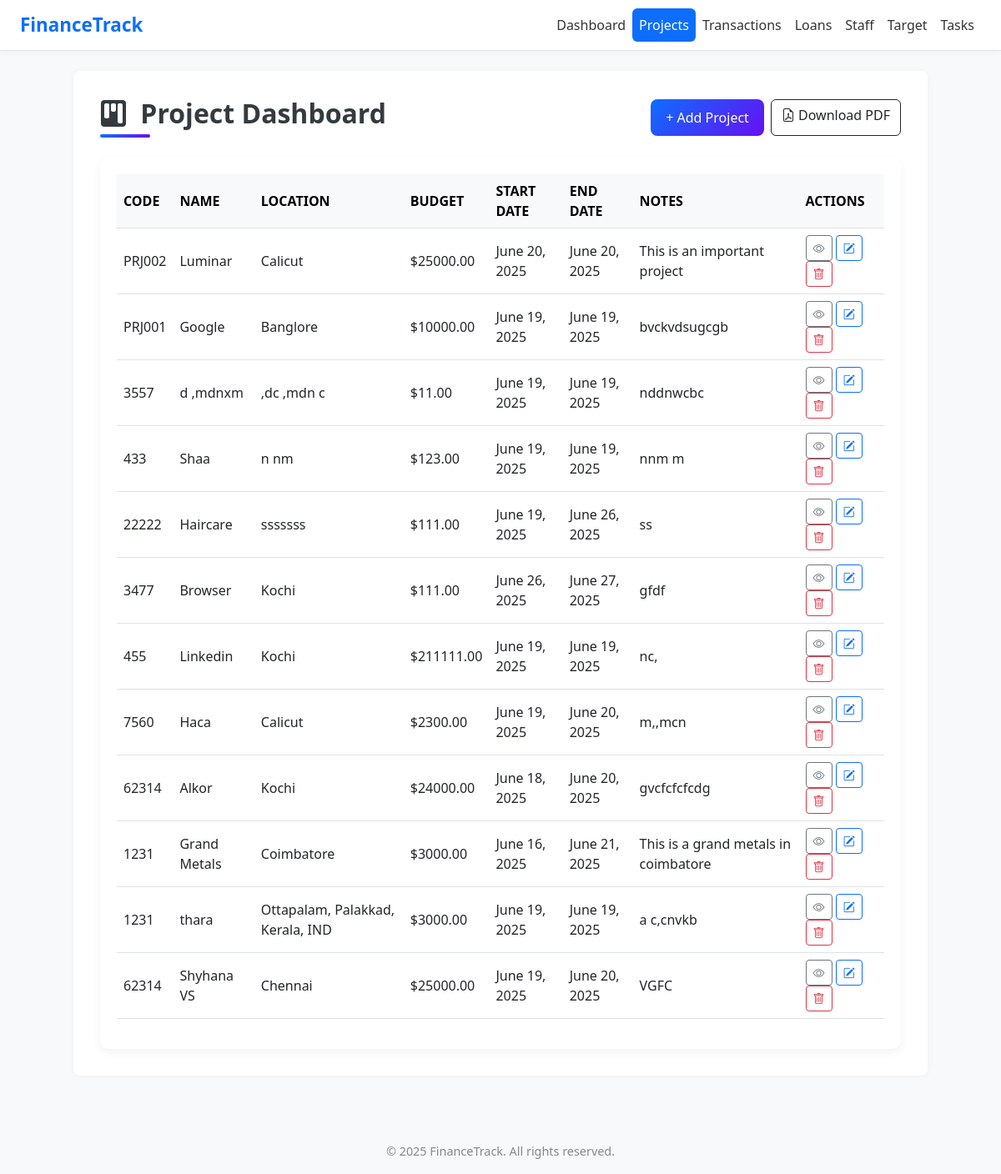
/projects/, run on the app's committed database.
### app1/models.py (models this page shows, shortened)
class Project(models.Model):
    code = models.CharField(max_length=20)
    name = models.CharField(max_length=100)
    location = models.CharField(max_length=100)
    total_budget = models.DecimalField(max_digits=12, decimal_places=2)
    start_date = models.DateField()
    end_date = models.DateField()
    notes = models.TextField(blank=True, null=True)

### app1/views.py (the view, shortened to what this page needs)
# urls.py: path('projects/', views.project_list, name='project_list'),
def project_list(request):
    projects = Project.objects.order_by('-id')
    form = ProjectForm()
    return render(request, 'project.html', {'projects': projects, 'form': form})

### templates/project.html (shortened to what this page needs)
{% extends 'base.html' %}
{% load static %}
{% block content %}
<div class="d-flex flex-column flex-md-row justify-content-between align-items-center mb-4">
    <h2 class="page-title mb-3 mb-md-0">
        <i class="bi bi-kanban-fill me-2"></i> Project Dashboard
    </h2>
    <div class="d-flex gap-2">
        <button type="button" class="add-btn" data-bs-toggle="modal" data-bs-target="#addProjectModal">
            + Add Project
        </button>
        <a href="{% url 'project-pdf' %}" class="btn btn-outline-dark">
            <i class="bi bi-file-earmark-pdf"></i> Download PDF
        </a>
    </div>
</div>
    <div class="table-container">
        <table class="table table-hover">
            <thead class="table-light">
                <tr>
                    <th>CODE</th>
                    <th>NAME</th>
                    <th>LOCATION</th>
                    <th>BUDGET</th>
                    <th>START DATE</th>
                    <th>END DATE</th>
                    <th>NOTES</th>
                    <th>ACTIONS</th>
                </tr>
            </thead>
            <tbody>
                {% for project in projects %}
                <tr>
                    <td>{{ project.code }}</td>
                    <td>{{ project.name }}</td>
                    <td>{{ project.location }}</td>
                    <td>${{ project.total_budget }}</td>
                    <td>{{ project.start_date }}</td>
                    <td>{{ project.end_date }}</td>
                    <td>{{ project.notes }}</td>
                    <td>
                        <a href="{% url 'project-detail' project.pk %}" class="btn btn-sm btn-outline-secondary" title="View">
                            <i class="bi bi-eye"></i>
                        </a>
                        <a href="#" class="btn btn-sm btn-outline-primary edit-project-btn"
                            data-id="{{ project.id }}"
                            data-code="{{ project.code }}"
                            data-name="{{ project.name }}"
                            data-location="{{ project.location }}"
                            data-budget="{{ project.total_budget }}"
                            data-start="{{ project.start_date }}"
                            data-end="{{ project.end_date }}"
                            data-notes="{{ project.notes|default_if_none:'' }}">
                            <i class="bi bi-pencil-square"></i>
                        </a>
                        <a href="#" class="btn btn-sm btn-outline-danger delete-project-btn" data-id="{{ project.id }}">
                             <i class="bi bi-trash"></i>
                        </a>
                    </td>
                </tr>
                {% endfor %}
            </tbody>
        </table>
    </div>
</div>
{% endblock %}

### templates/base.html (style rules this page uses)
body { background-color: #f9fafb; font-family: 'Segoe UI', sans-serif; }

### templates/project.html (style rules this page uses)
body { background-color: #f8f9fa; }
.page-title { font-weight: 600; font-size: 2rem; color: #343a40; position: relative; padding-bottom: 10px; }
.page-title::after { content: ''; position: absolute; left: 0; bottom: 0; width: 60px; height: 4px; background: linear-gradient(90deg, #0d6efd, #6610f2); border-radius: 2px; }
.add-btn { background: linear-gradient(135deg, #0d6efd, #6610f2); color: #fff; border: none; border-radius: 8px; padding: 10px 18px; font-weight: 500; transition: all 0.3s ease; }
.table-container { overflow-x: auto; background-color: #ffffff; border-radius: 10px; padding: 20px; box-shadow: 0 4px 12px rgba(0,0,0,0.05); }
.table th, .table td { vertical-align: middle; }

### data on the page
Project: code "PRJ002", name "Luminar", location "Calicut", total_budget "25000.00", start_date "June 20, 2025", end_date "June 20, 2025", notes "This is an important project"
Project: code "PRJ001", name "Google", location "Banglore", total_budget "10000.00", start_date "June 19, 2025", end_date "June 19, 2025", notes "bvckvdsugcgb"
Project: code "3557", name "d ,mdnxm", location ",dc ,mdn c", total_budget "11.00", start_date "June 19, 2025", end_date "June 19, 2025", notes "nddnwcbc"
Project: code "433", name "Shaa", location "n nm", total_budget "123.00", start_date "June 19, 2025", end_date "June 19, 2025", notes "nnm m"
Project: code "22222", name "Haircare", location "sssssss", total_budget "111.00", start_date "June 19, 2025", end_date "June 26, 2025", notes "ss"
Project: code "3477", name "Browser", location "Kochi", total_budget "111.00", start_date "June 26, 2025", end_date "June 27, 2025", notes "gfdf"
Project: code "455", name "Linkedin", location "Kochi", total_budget "211111.00", start_date "June 19, 2025", end_date "June 19, 2025", notes "nc,"
Project: code "7560", name "Haca", location "Calicut", total_budget "2300.00", start_date "June 19, 2025", end_date "June 20, 2025", notes "m,,mcn"
Project: code "62314", name "Alkor", location "Kochi", total_budget "24000.00", start_date "June 18, 2025", end_date "June 20, 2025", notes "gvcfcfcfcdg"
Project: code "1231", name "Grand Metals", location "Coimbatore", total_budget "3000.00", start_date "June 16, 2025", end_date "June 21, 2025", notes "This is a grand metals in coimbatore"
Project: code "1231", name "thara", location "Ottapalam, Palakkad, Kerala, IND", total_budget "3000.00", start_date "June 19, 2025", end_date "June 19, 2025", notes "a c,cnvkb"
Project: code "62314", name "Shyhana VS", location "Chennai", total_budget "25000.00", start_date "June 19, 2025", end_date "June 20, 2025", notes "VGFC"

### other printed values
{{ year|default:"2025" }} "2025"
